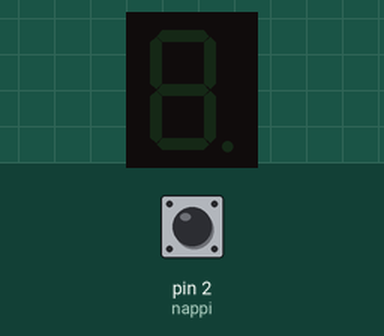
The sketch below on a simulated Arduino Uno, built with avr-gcc and run on an emulated ATmega328P. Parts: 1-digit seven-segment display. Wiring (inferred from the names in the program): 1-digit 7-segment display, segments lit when HIGH: segments pin 9, pin 8, pin 7, pin 6, pin 5, pin 4, pin 3. Inputs (shaded band) come from the test bench; at power-on: pin 2 (nappi) HIGH. Random numbers use the default seed unless the sketch sets one; the segment pins are drawn as the display they are named for.

Above: at 1.2 s.
1.3 s: pin 2 (nappi) pulled LOW for 0.15 s
At 2.4 s:
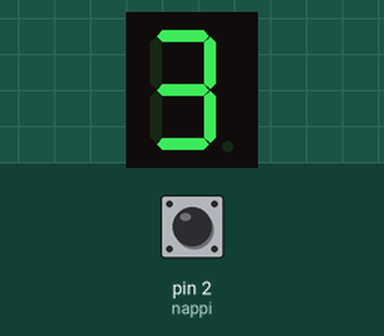
2.9 s: pin 2 (nappi) pulled LOW for 1 s
At 3.6 s:
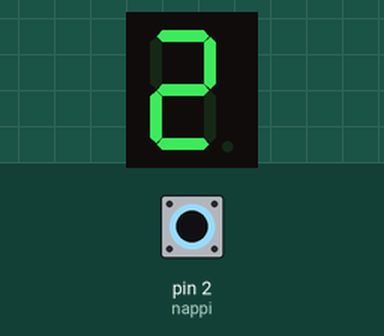
5.4 s: pin 2 (nappi) pulled LOW for 3.2 s
At 6.7 s:
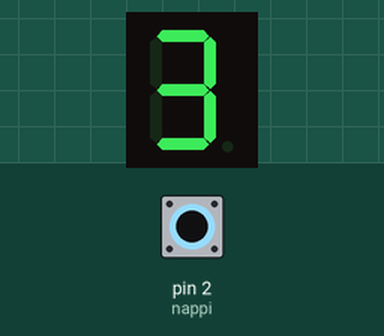
10.1 s: pin 2 (nappi) pulled LOW for 0.15 s
At 11.3 s:
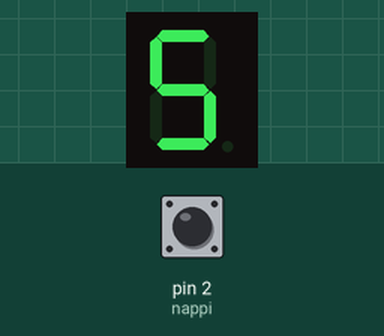
11.7 s: pin 2 (nappi) pulled LOW for 0.15 s
At 12.7 s:
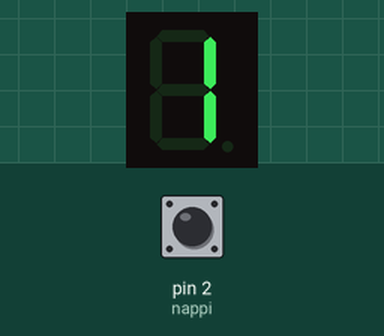
13.3 s: pin 2 (nappi) pulsed LOW 5 times (0.12 s each, 0.3 s apart)
At 14.3 s:
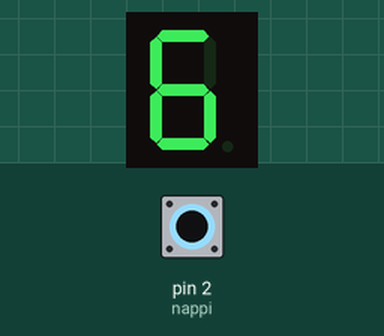
Timing chart, 0 to 16.3 s (numbered marks = the images above; inputs shaded):
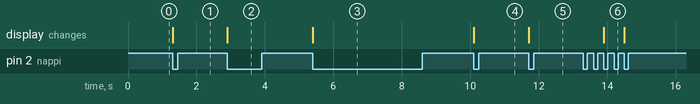

Measured:
- after the input at 1.3 s, the display: changes at once (image 1)
- after the input at 2.9 s, the display: changes at once (image 2)
- after the input at 5.4 s, the display: changes at once (image 3)
- after the input at 10.1 s, the display: changes at once (image 4)
- after the input at 11.7 s, the display: changes at once (image 5)
- after the input at 13.3 s, the display: changes after 0.60 s (image 6)

The sketch:

Prosessoriymp_rist_t_elektroninen_noppa.ino
```cpp
int satunnaisluku(void);
bool nappiOnPainettu(void);
void kirjoitaLukuSevenSegmentille(int);
const int nappi = 2;
const int G = 3;
const int F = 4;
const int E = 5;
const int D = 6;
const int C = 7;
const int B = 8;
const int A = 9;
/*****************************************
   Seven segmentti numerot esitetään alla olevassa
   taulukossa (kukin bitti vastaa yhden
   ledin arvoa). Siten 8-bittisen sanan 7 alinta bittiä
   sisältävät lediohjaustiedot seuravasti:
   0x0ABC DEFG
   Esimerkiksi numeron 2 toteuttamiseksi on sytytettävä
   ledit A,B,C,D,E,F,G eli 8-bittinen sana siis
   0x0110 1101 ja kaikki luvut 1- 6 siis esitetään
   1 = 0x0011 0000 => ledit B,C palaa
   2 = 0x0110 1101 => ledit A,B,D,E,G palaa
   3 = 0x0111 1001 => ledit A,B,C,D,G palaa
   4 = 0x0011 0011 => ledit B,C,F,G palaa
   5 = 0x0101 1011 => ledit A,C,D,F,G palaa
   6 = 0x0101 1111 => ledit A,C,D,E,F,G palaa
*/

const uint8_t numerot[6] = {0x30, 0x6D, 0x79, 0x33, 0x5B, 0x5F}; // HUOM! korvaa luvut 2-6

void setup() {
  Serial.begin(9600); // debuggausta varten
  randomSeed(analogRead(0));     // alustetaan lukugen.
  pinMode(nappi, INPUT_PULLUP);  // 2 pinni kytkimena
  // INPUT_PULLUP vetää
  // pinnin ylös 5V
  pinMode(A, OUTPUT);
  pinMode(B, OUTPUT);
  pinMode(C, OUTPUT);
  pinMode(D, OUTPUT);
  pinMode(E, OUTPUT);
  pinMode(F, OUTPUT);
  pinMode(G, OUTPUT);
}

void loop() {

  /*
      Testit
  */

  /* while(1)
    {
      if(Serial.available() > 0)
      {
         //int arvo = Serial.read()-48;
         //Serial.println(arvo);
         int arvo = Serial.parseInt();
         Serial.println(arvo);
         kirjoitaLukuSevenSegmentille(arvo);
      }

    }
      Serial.println(nappiOnPainettu());


    Serial.println(satunnaisluku());
  */

  static int buttonPreviousState = 0;
  if (buttonPreviousState == 0 && nappiOnPainettu()) {
    kirjoitaLukuSevenSegmentille(satunnaisluku());
    buttonPreviousState = 1;
  } else if (buttonPreviousState == 1 && !nappiOnPainettu()) {
    buttonPreviousState = 0;
  }


}

int satunnaisluku(void)
{
  return random(1, 7);
}

bool nappiOnPainettu(void)
{
  bool val = digitalRead(nappi);

  if (val == true) {
    return false;
  }

  return true;
}

void kirjoitaLukuSevenSegmentille(int luku)
{
  int bitit = numerot[luku - 1]; // luku on välillä 1-6, siksi -1
  for (int i = 0; i < 7; i++)
  {
    int bitti = (bitit >> i) & 0x01; // siirretään alimmaksi ja otetaan irti
    digitalWrite(i + 3, bitti);
  }
}
```
